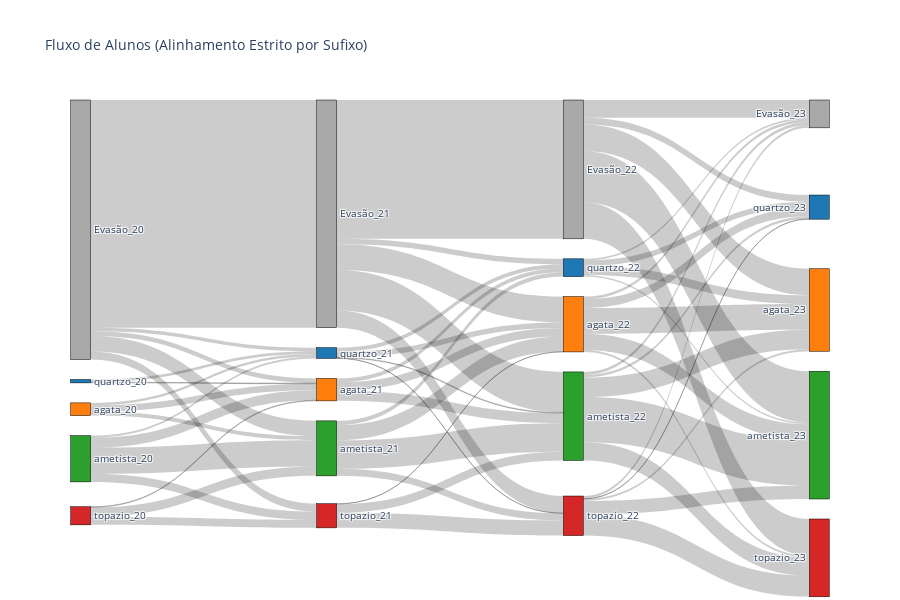

Notebook cell for this chart:
### Code cell
# 6. Plotagem
# ---------------------------------------------------------
fig = go.Figure(data=[go.Sankey(
    arrangement="snap", # Importante para respeitar as coordenadas manuais
    node=dict(
      pad=20,
      thickness=20,
      line=dict(color="black", width=0.5),
      label=labels,
      color=node_colors,
      x=node_x, # Coordenadas X forçadas pelo sufixo
      y=node_y  # Coordenadas Y forçadas pela ordem da lista
    ),
    link=dict(
      source=sources,
      target=targets,
      value=values
  ))])

fig.update_layout(
    title_text="Fluxo de Alunos (Alinhamento Estrito por Sufixo)",
    font_size=10,
    height=600
)
fig.show()

### Figure 1 — Plotly figure (JSON) as saved in the notebook; plotly's stock layout.template omitted (floating-point values rounded to 4 significant figures)
{"data": [{"arrangement": "snap", "link": {"source": [0, 0, 0, 0, 0, 2, 2, 2, 3, 3, 3, 3, 1, 1, 4, 4, 4, 5, 5, 5, 5, 5, 7, 7, 7, 8, 8, 8, 8, 6, 6, 6, 6, 9, 9, 9, 10, 10, 10, 10, 10, 12, 12, 12, 12, 12, 13, 13, 13, 13, 13, 11, 11, 11, 11, 14, 14, 14, 14, 14], "target": [5, 7, 8, 6, 9, 7, 8, 6, 7, 8, 6, 9, 7, 6, 7, 8, 9, 10, 12, 13, 11, 14, 12, 13, 11, 12, 13, 11, 14, 12, 13, 11, 14, 12, 13, 14, 15, 17, 18, 16, 19, 15, 17, 18, 16, 19, 15, 17, 18, 16, 19, 15, 17, 18, 16, 15, 17, 18, 16, 19], "value": [679, 14, 46, 11, 24, 19, 12, 7, 30, 78, 6, 24, 2, 8, 2, 28, 24, 414, 77, 121, 16, 51, 25, 30, 12, 45, 85, 13, 21, 17, 2, 12, 1, 1, 26, 45, 53, 79, 153, 20, 109, 8, 77, 48, 26, 6, 9, 58, 135, 8, 54, 5, 26, 5, 17, 8, 6, 40, 1, 63]}, "node": {"color": ["#A9A9A9", "#1f77b4", "#ff7f0e", "#2ca02c", "#d62728", "#A9A9A9", "#1f77b4", "#ff7f0e", "#2ca02c", "#d62728", "#A9A9A9", "#1f77b4", "#ff7f0e", "#2ca02c", "#d62728", "#A9A9A9", "#1f77b4", "#ff7f0e", "#2ca02c", "#d62728"], "label": ["Evasão_20", "quartzo_20", "agata_20", "ametista_20", "topazio_20", "Evasão_21", "quartzo_21", "agata_21", "ametista_21", "topazio_21", "Evasão_22", "quartzo_22", "agata_22", "ametista_22", "topazio_22", "Evasão_23", "quartzo_23", "agata_23", "ametista_23", "topazio_23"], "line": {"color": "black", "width": 0.5}, "pad": 20, "thickness": 20, "x": [0.001, 0.001, 0.001, 0.001, 0.001, 0.3333, 0.3333, 0.3333, 0.3333, 0.3333, 0.6667, 0.6667, 0.6667, 0.6667, 0.6667, 0.999, 0.999, 0.999, 0.999, 0.999], "y": [0.01, 0.255, 0.5, 0.745, 0.99, 0.01, 0.255, 0.5, 0.745, 0.99, 0.01, 0.255, 0.5, 0.745, 0.99, 0.01, 0.255, 0.5, 0.745, 0.99]}, "type": "sankey"}], "layout": {"font": {"size": 10}, "height": 600, "title": {"text": "Fluxo de Alunos (Alinhamento Estrito por Sufixo)"}}}
